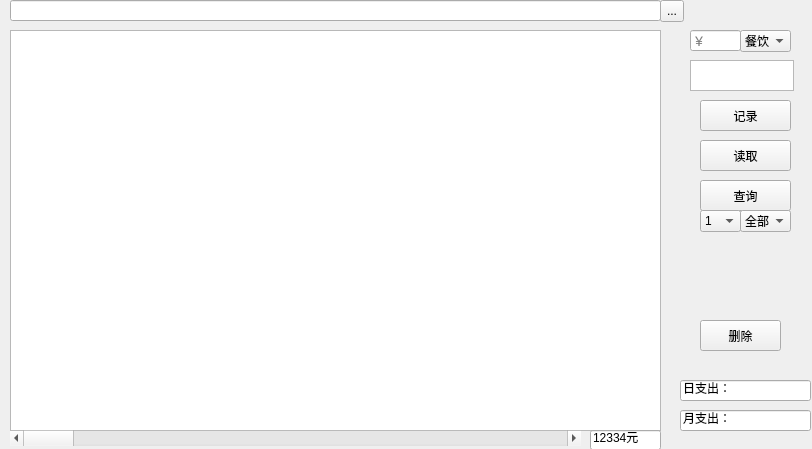
<?xml version="1.0" encoding="UTF-8"?>
<ui version="4.0">
 <class>Form</class>
 <widget class="QWidget" name="Form">
  <property name="geometry">
   <rect>
    <x>0</x>
    <y>0</y>
    <width>812</width>
    <height>449</height>
   </rect>
  </property>
  <property name="windowTitle">
   <string>账单系统</string>
  </property>
  <widget class="QPushButton" name="button1">
   <property name="geometry">
    <rect>
     <x>700</x>
     <y>100</y>
     <width>91</width>
     <height>31</height>
    </rect>
   </property>
   <property name="text">
    <string>记录</string>
   </property>
  </widget>
  <widget class="QPushButton" name="button2">
   <property name="geometry">
    <rect>
     <x>700</x>
     <y>140</y>
     <width>91</width>
     <height>31</height>
    </rect>
   </property>
   <property name="text">
    <string>读取</string>
   </property>
  </widget>
  <widget class="QPushButton" name="button3">
   <property name="geometry">
    <rect>
     <x>700</x>
     <y>180</y>
     <width>91</width>
     <height>31</height>
    </rect>
   </property>
   <property name="text">
    <string>查询</string>
   </property>
  </widget>
  <widget class="QPushButton" name="button4">
   <property name="geometry">
    <rect>
     <x>700</x>
     <y>320</y>
     <width>81</width>
     <height>31</height>
    </rect>
   </property>
   <property name="text">
    <string>删除</string>
   </property>
  </widget>
  <widget class="QPlainTextEdit" name="plainTextEdit">
   <property name="geometry">
    <rect>
     <x>10</x>
     <y>30</y>
     <width>651</width>
     <height>401</height>
    </rect>
   </property>
   <property name="font">
    <font>
     <family>Iosevka</family>
     <pointsize>9</pointsize>
    </font>
   </property>
   <property name="plainText">
    <string/>
   </property>
   <property name="placeholderText">
    <string/>
   </property>
  </widget>
  <widget class="QScrollBar" name="horizontalScrollBar">
   <property name="geometry">
    <rect>
     <x>10</x>
     <y>430</y>
     <width>571</width>
     <height>16</height>
    </rect>
   </property>
   <property name="orientation">
    <enum>Qt::Horizontal</enum>
   </property>
  </widget>
  <widget class="QLineEdit" name="money_m">
   <property name="geometry">
    <rect>
     <x>680</x>
     <y>410</y>
     <width>131</width>
     <height>21</height>
    </rect>
   </property>
   <property name="text">
    <string>月支出：</string>
   </property>
  </widget>
  <widget class="QLineEdit" name="money_d">
   <property name="geometry">
    <rect>
     <x>680</x>
     <y>380</y>
     <width>131</width>
     <height>21</height>
    </rect>
   </property>
   <property name="text">
    <string>日支出：</string>
   </property>
  </widget>
  <widget class="QLineEdit" name="moneyin">
   <property name="geometry">
    <rect>
     <x>690</x>
     <y>30</y>
     <width>51</width>
     <height>21</height>
    </rect>
   </property>
   <property name="text">
    <string/>
   </property>
   <property name="placeholderText">
    <string>￥</string>
   </property>
  </widget>
  <widget class="QComboBox" name="findmonth">
   <property name="geometry">
    <rect>
     <x>700</x>
     <y>210</y>
     <width>41</width>
     <height>22</height>
    </rect>
   </property>
   <item>
    <property name="text">
     <string>1</string>
    </property>
   </item>
   <item>
    <property name="text">
     <string>2</string>
    </property>
   </item>
   <item>
    <property name="text">
     <string>3</string>
    </property>
   </item>
   <item>
    <property name="text">
     <string>4</string>
    </property>
   </item>
   <item>
    <property name="text">
     <string>5</string>
    </property>
   </item>
   <item>
    <property name="text">
     <string>6</string>
    </property>
   </item>
   <item>
    <property name="text">
     <string>7</string>
    </property>
   </item>
   <item>
    <property name="text">
     <string>8</string>
    </property>
   </item>
   <item>
    <property name="text">
     <string>9</string>
    </property>
   </item>
   <item>
    <property name="text">
     <string>10</string>
    </property>
   </item>
   <item>
    <property name="text">
     <string>11</string>
    </property>
   </item>
   <item>
    <property name="text">
     <string>12</string>
    </property>
   </item>
  </widget>
  <widget class="QComboBox" name="findsort">
   <property name="geometry">
    <rect>
     <x>740</x>
     <y>210</y>
     <width>51</width>
     <height>22</height>
    </rect>
   </property>
   <item>
    <property name="text">
     <string>全部</string>
    </property>
   </item>
   <item>
    <property name="text">
     <string>餐饮</string>
    </property>
   </item>
   <item>
    <property name="text">
     <string>娱乐</string>
    </property>
   </item>
   <item>
    <property name="text">
     <string>游戏</string>
    </property>
   </item>
   <item>
    <property name="text">
     <string>日用</string>
    </property>
   </item>
  </widget>
  <widget class="QComboBox" name="sortin">
   <property name="geometry">
    <rect>
     <x>740</x>
     <y>30</y>
     <width>51</width>
     <height>22</height>
    </rect>
   </property>
   <item>
    <property name="text">
     <string>餐饮</string>
    </property>
   </item>
   <item>
    <property name="text">
     <string>娱乐</string>
    </property>
   </item>
   <item>
    <property name="text">
     <string>游戏</string>
    </property>
   </item>
   <item>
    <property name="text">
     <string>日用</string>
    </property>
   </item>
  </widget>
  <widget class="QPlainTextEdit" name="eventin">
   <property name="geometry">
    <rect>
     <x>690</x>
     <y>60</y>
     <width>104</width>
     <height>31</height>
    </rect>
   </property>
  </widget>
  <widget class="QLineEdit" name="money_a">
   <property name="geometry">
    <rect>
     <x>590</x>
     <y>430</y>
     <width>71</width>
     <height>20</height>
    </rect>
   </property>
   <property name="text">
    <string>12334元</string>
   </property>
  </widget>
  <widget class="QLineEdit" name="pathshow">
   <property name="geometry">
    <rect>
     <x>10</x>
     <y>0</y>
     <width>651</width>
     <height>21</height>
    </rect>
   </property>
  </widget>
  <widget class="QToolButton" name="pathchoice">
   <property name="geometry">
    <rect>
     <x>660</x>
     <y>0</y>
     <width>24</width>
     <height>22</height>
    </rect>
   </property>
   <property name="text">
    <string>...</string>
   </property>
  </widget>
 </widget>
 <resources/>
 <connections/>
</ui>
